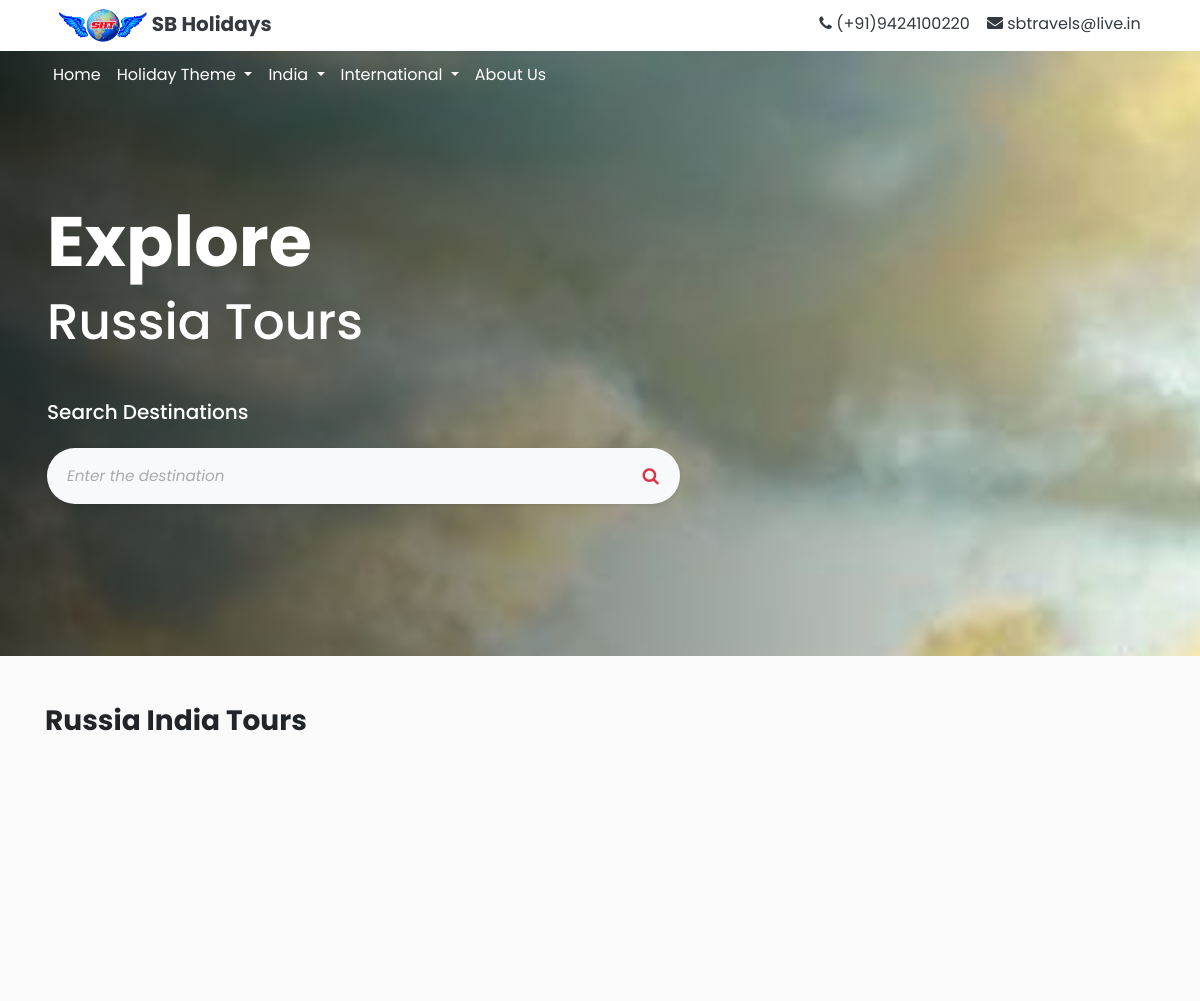
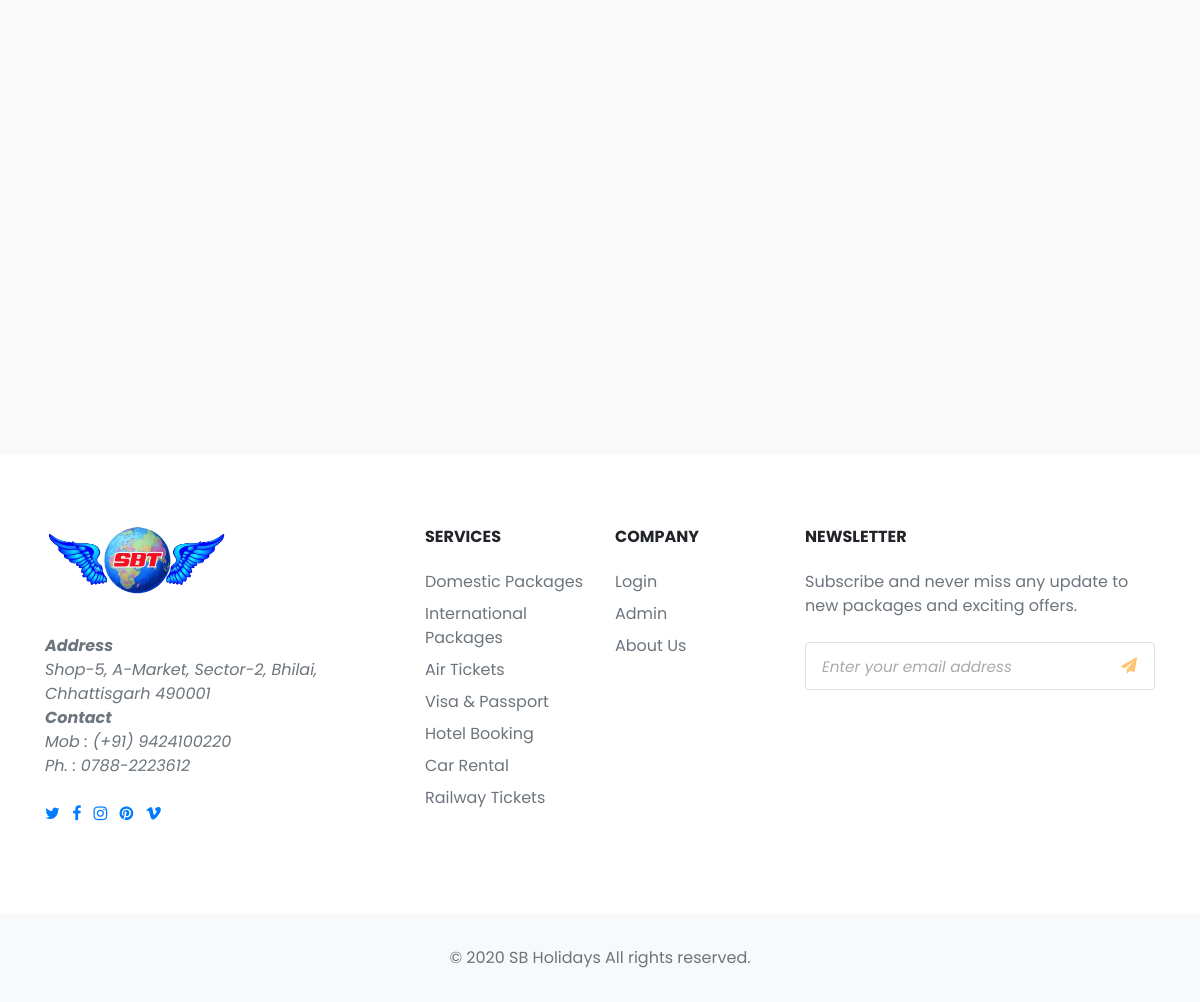
The page /package_app/international_category/5/ on the database its author committed (2 pictures, top to bottom).
### package_app/models.py (models this page shows, shortened)
class InternationalCategory(models.Model):
    name = models.TextField(blank=False)
    category_img = models.ImageField(upload_to='images/')
    popular = models.BooleanField(null=False, default=True)

### package_app/views.py (the view)
# urls.py: url(r'^international_category/(?P<pk>\d+)/$',views.InternationalCategoryDetailView.as_view(),name='international_category_detail'),
class InternationalCategoryDetailView(DetailView):
    model = models.InternationalCategory
    context_object_name = 'international_detail'
    template_name = 'package_app/international_category.html'

### package_app/templates/package_app/international_category.html (shortened to what this page needs)
{% extends "package_app/package_app_base.html" %}
{% block body_block %}
<div class="jumbotron parallax" style="border-radius:0; height:auto; background-image: linear-gradient(to right, rgba(0,0,0,0.75), rgba(0,0,0,0)), url('{{international_detail.category_img.url}}');">
  <div class="container" style="margin-top:100px;">
    <h1 style="font-size:70px;"><b>Explore</b></h1>
    <h1 style="font-size:50px;">{{international_detail.name}} Tours</h1>
    <div class="row mb-5 mt-4">
      <div class="col-lg-7 mx-left">
        <div class="py-3 rounded-lg" >
          <h5 class="mb-4 text-white mt-2">Search Destinations</h5>
          <form action="{% url 'package_app:search_result' %}">
            <div class="p-2 bg-light rounded rounded-pill shadow-sm mb-4">
              <div class="input-group px-0">
                <input name="destination" type="search" placeholder="Enter the destination" aria-describedby="button-addon1" class="form-control border-0 bg-light">
                <div class="input-group-append">
                  <button id="button-addon1" type="submit" class="btn btn-link text-danger" style="font-size:17.5px;"><i class="fa fa-search"></i></button>
                </div>
              </div>
            </div>
          </form>
        </div>
      </div>
    </div>
  </div>
</div>
<div class="exterior pt-5">
<div class="container">
  <div class="px-lg-0">
    <h3 class="font-weight-bold mb-3">{{international_detail.name}} India Tours</h3><br>
  </div>
</div>
</div>
{% endblock %}

### static/css/style.css (style rules this page uses)
.whole_font { font-family: 'Poppins', sans-serif; }
.form-control::placeholder { font-size: 0.95rem; color: #aaa; font-style: italic; }
.parallax { background-attachment: fixed; background-position: center; background-repeat: no-repeat; background-size: cover; }
.jumbotron { margin-bottom: 0px; height: 600px; background-position: 0% 25%; background-size: cover; background-repeat: no-repeat; color: white; padding-top: 100px; }
.exterior { min-height: 100vh; background: #fafafa; }
#button-addon1 { color: #ffc371; }

### rows shown on the page
InternationalCategory: category_img (picture), name "Russia"
